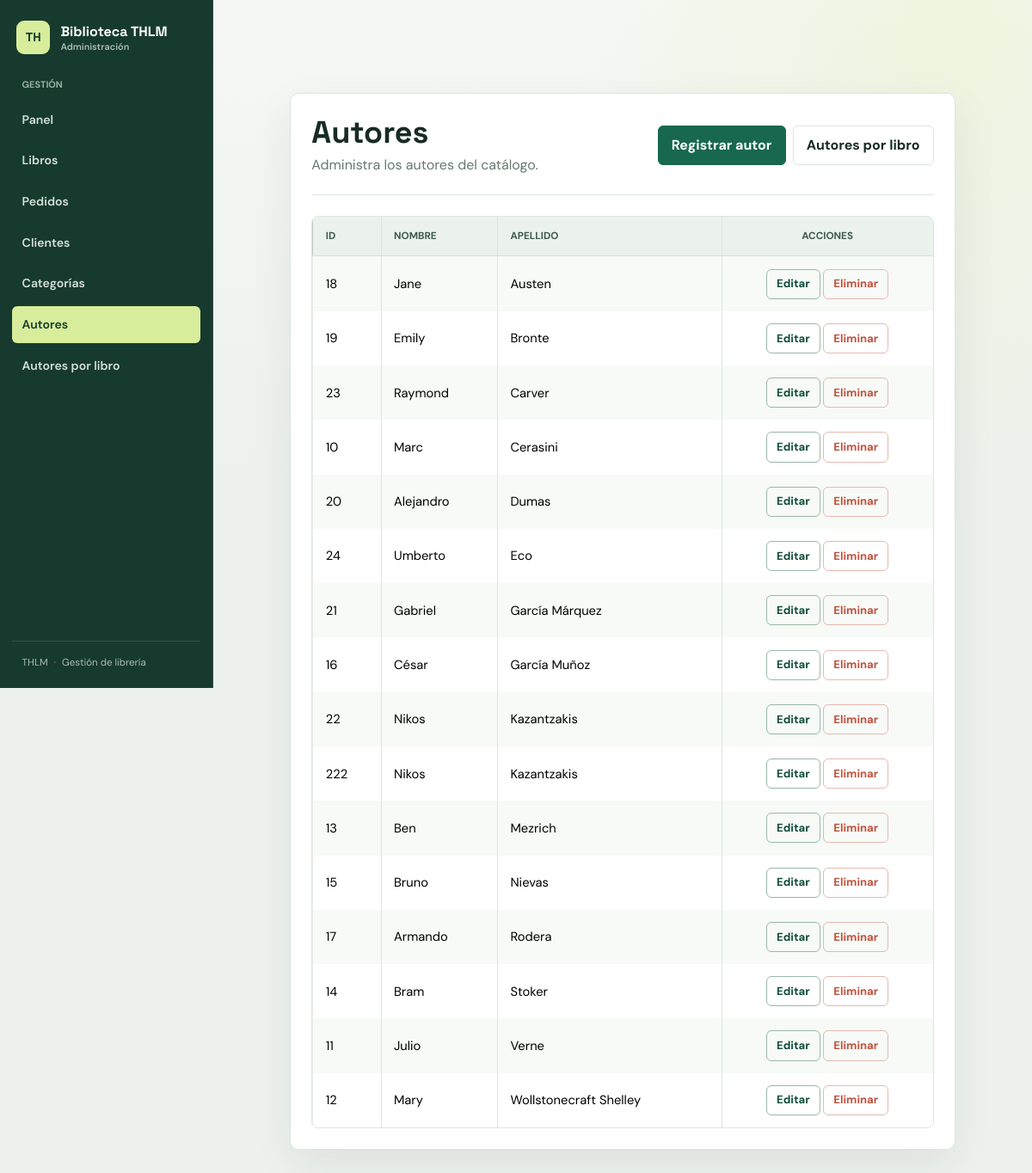
Page /vistas/crud_autores.php on the committed database.
### tables this page shows
CREATE TABLE `autores` (
  `id_autor` int(11) NOT NULL,
  `nombre` varchar(64) NOT NULL,
  `apellido` varchar(64) NOT NULL
);

### controler/conexionbd.php (called while the page is built, shortened)
<?php
    class ConexionBD {
    public static function getConn() {
        $link = null;
    try {
        $link = new PDO(
            "mysql:host=" . DB_HOST . ";port=" . DB_PORT . ";dbname=" . DB_NAME . ";charset=utf8mb4",
            DB_USER,
            DB_PASSWORD,
            array(PDO::ATTR_ERRMODE => PDO::ERRMODE_EXCEPTION)
        );
    } catch (PDOException $pdoe) {
        exit("Error: " . $pdoe->getMessage());
    }
    return $link;
    }
    }
?>

### controler/autoresctrl.php (called while the page is built, shortened)
<?php
require_once __DIR__ . '/conexionbd.php';
require_once __DIR__ . '/../model/autores.php';
class AutoresCtrl {
    private $conn;
    public function __construct() {
        $this->conn = ConexionBD::getConn();
    }
    public function listar() {
        try {
            $filas = $this->conn->query(
                "SELECT id_autor, nombre, apellido FROM autores ORDER BY apellido, nombre"
            )->fetchAll(PDO::FETCH_ASSOC);
            $autores = [];
            foreach ($filas as $fila) {
                $autor = new Autores($fila['nombre'], $fila['apellido']);
                $autor->setIdAutor($fila['id_autor']);
                $autores[] = $autor;
            }
            return $autores;
        } catch (Exception $exc) {
            error_log("Error al listar autores: " . $exc->getMessage());
            return [];
        }
    }
}

### model/autores.php (called while the page is built, shortened)
<?php
class Autores {
    private $idAutor;
    private $nombres;
    private $apellidos;
    public function __construct($nombres, $apellidos) {
        $this->nombres = $nombres;
        $this->apellidos = $apellidos;
    }
    public function getIdAutor() {
        return $this->idAutor;
    }
    public function getNombres() {
        return $this->nombres;
    }
    public function getApellidos() {
        return $this->apellidos;
    }
    public function setIdAutor($idAutor) {
        $this->idAutor = $idAutor;
    }
}
?>

### vistas/crud_autores.php (the view, shortened to what this page needs)
<?php
require_once __DIR__ . '/../controler/autoresctrl.php';
function escaparAutor($valor) {
    return htmlspecialchars((string) $valor, ENT_QUOTES, 'UTF-8');
}
$ctrlAutores = new AutoresCtrl();
$autores = $ctrlAutores->listar();
?>
<!DOCTYPE html>
<html lang="es">
<head>
    <link href="https://cdn.jsdelivr.net/npm/bootstrap@5.3.8/dist/css/bootstrap.min.css" rel="stylesheet">
    <link rel="stylesheet" href="assets/admin.css">
</head>
<body>
<?php require __DIR__ . '/partials/topbar.php'; ?>
<main class="container">
    <div class="row justify-content-center">
        <div class="col-12 col-xl-10 border p-4 mt-5 mb-5 rounded-2 shadow-lg">
            <div class="d-flex flex-column flex-sm-row justify-content-between align-items-sm-center gap-3 mb-4">
                <div>
                    <h1 class="h2 mb-1">Autores</h1>
                    <p class="text-body-secondary mb-0">Administra los autores del catálogo.</p>
                </div>
                <div class="d-flex flex-wrap gap-2">
                    <a href="form_autor.php" class="btn btn-primary">Registrar autor</a>
                    <a href="crud_autor_por_libro.php" class="btn btn-outline-secondary">Autores por libro</a>
                </div>
            </div>
            <div class="table-responsive">
                <table class="table table-striped table-hover table-bordered align-middle mb-0">
                    <thead class="table-light">
                        <tr><th scope="col">ID</th><th scope="col">Nombre</th><th scope="col">Apellido</th><th scope="col" class="text-center">Acciones</th></tr>
                    </thead>
                    <tbody>
                    <?php if (!$autores): ?>
                        <tr><td colspan="4" class="text-center text-body-secondary py-4">No hay autores registrados.</td></tr>
                    <?php else: ?>
                        <?php foreach ($autores as $autor): ?>
                            <tr>
                                <td><?= escaparAutor($autor->getIdAutor()) ?></td>
                                <td><?= escaparAutor($autor->getNombres()) ?></td>
                                <td><?= escaparAutor($autor->getApellidos()) ?></td>
                                <td class="text-center text-nowrap">
                                    <a href="form_autor.php?id=<?= rawurlencode((string) $autor->getIdAutor()) ?>"
                                       class="btn btn-sm btn-outline-primary">Editar</a>
                                    <form method="post" class="d-inline" onsubmit="return confirm('¿Eliminar este autor?');">
                                        <button type="submit" class="btn btn-sm btn-outline-danger">Eliminar</button>
                                    </form>
                                </td>
                            </tr>
                        <?php endforeach; ?>
                    <?php endif; ?>
                    </tbody>
                </table>
            </div>
        </div>
    </div>
</main>
</body>
</html>

### vistas/partials/topbar.php
<?php
$paginaActual = basename($_SERVER['PHP_SELF'] ?? '');
$moduloActual = [
    'crud_libros.php' => 'Libros', 'form_libro.php' => 'Libros',
    'crud_pedidos.php' => 'Pedidos', 'form_pedido.php' => 'Pedidos',
    'crud_c.php' => 'Clientes', 'insertar_c.php' => 'Clientes',
    'editar_c.php' => 'Clientes', 'eliminar_c.php' => 'Clientes',
    'crud_categorias.php' => 'Categorías', 'form_categoria.php' => 'Categorías',
    'crud_autores.php' => 'Autores', 'form_autor.php' => 'Autores',
    'crud_autor_por_libro.php' => 'Autores por libro', 'form_autor_por_libro.php' => 'Autores por libro',
][$paginaActual] ?? '';
$opcionesMenu = [
    'Panel' => 'dashboard.php',
    'Libros' => 'crud_libros.php',
    'Pedidos' => 'crud_pedidos.php',
    'Clientes' => 'crud_c.php',
    'Categorías' => 'crud_categorias.php',
    'Autores' => 'crud_autores.php',
    'Autores por libro' => 'crud_autor_por_libro.php',
];
?>
<header class="admin-topbar">
    <div class="container admin-topbar-inner">
        <a class="admin-brand" href="dashboard.php">
            <span class="admin-brand-mark" aria-hidden="true">TH</span>
            <span>Biblioteca THLM<small>Administración</small></span>
        </a>
        <p class="admin-nav-label">GESTIÓN</p>
        <nav class="admin-nav" aria-label="Navegación principal">
            <?php foreach ($opcionesMenu as $etiqueta => $destino): ?>
                <a href="<?= $destino ?>" class="<?= $moduloActual === $etiqueta ? 'is-current' : '' ?>"<?= $moduloActual === $etiqueta ? ' aria-current="page"' : '' ?>><?= $etiqueta ?></a>
            <?php endforeach; ?>
        </nav>
        <div class="admin-sidebar-foot">THLM <span>·</span> Gestión de librería</div>
    </div>
</header>

### rows in the picture
autores: id_autor "18", nombre "Jane", apellido "Austen"
autores: id_autor "19", nombre "Emily", apellido "Bronte"
autores: id_autor "23", nombre "Raymond", apellido "Carver"
autores: id_autor "10", nombre "Marc", apellido "Cerasini"
autores: id_autor "20", nombre "Alejandro", apellido "Dumas"
autores: id_autor "24", nombre "Umberto", apellido "Eco"
autores: id_autor "21", nombre "Gabriel", apellido "García Márquez"
autores: id_autor "16", nombre "César", apellido "García Muñoz"
autores: id_autor "22", nombre "Nikos", apellido "Kazantzakis"
autores: id_autor "222", nombre "Nikos", apellido "Kazantzakis"
autores: id_autor "13", nombre "Ben", apellido "Mezrich"
autores: id_autor "15", nombre "Bruno", apellido "Nievas"
autores: id_autor "17", nombre "Armando", apellido "Rodera"
autores: id_autor "14", nombre "Bram", apellido "Stoker"
autores: id_autor "11", nombre "Julio", apellido "Verne"
autores: id_autor "12", nombre "Mary", apellido "Wollstonecraft Shelley"

### other values in the picture
$etiqueta "Panel"
$etiqueta "Libros"
$etiqueta "Pedidos"
$etiqueta "Clientes"
$etiqueta "Categorías"
$etiqueta "Autores"
$etiqueta "Autores por libro"
